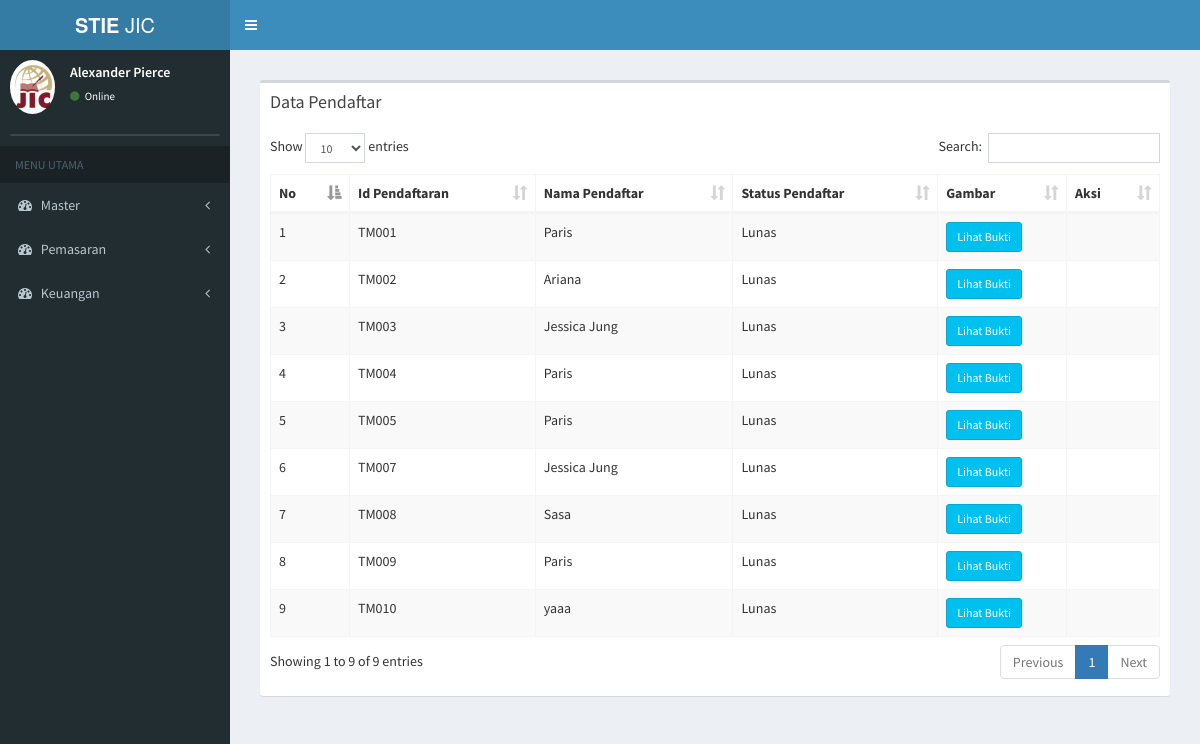
/index.php/finance/data_lunas, run on an earlier commit of the app's database.
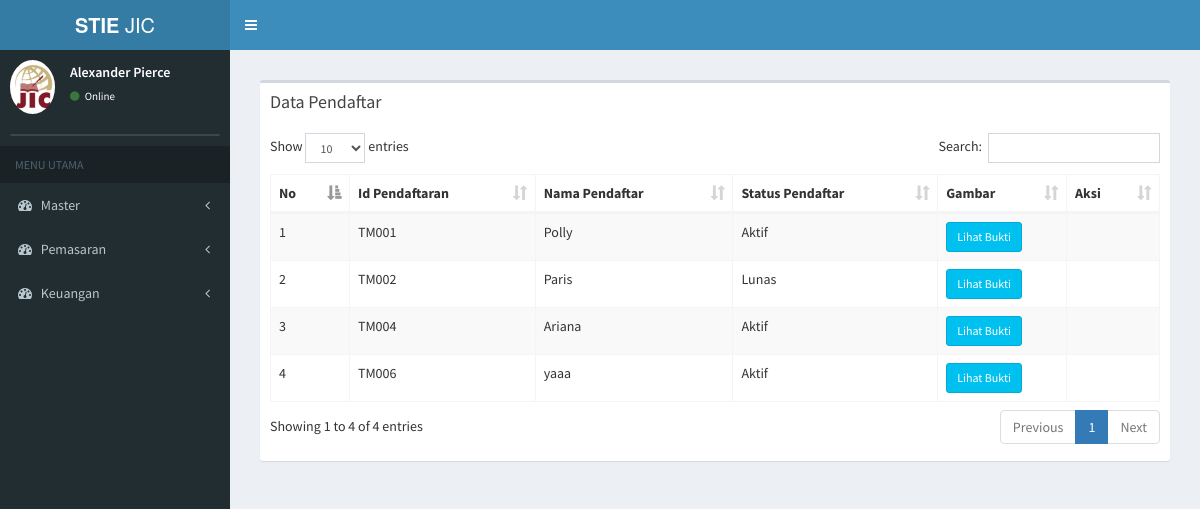
And on a later commit of the database.
### tables this page shows
CREATE TABLE `tb_pendaftaran` (
  `id_pendaftaran` varchar(6) NOT NULL,
  `tanggal_pendaftaran` date NOT NULL,
  `nama_pendaftar` varchar(50) NOT NULL,
  `jk_pendaftar` varchar(20) NOT NULL,
  `id_sekolah2` varchar(6) NOT NULL,
  `jurusan` varchar(20) NOT NULL,
  `alamat` varchar(100) NOT NULL,
  `email` varchar(30) NOT NULL,
  `no_telp` varchar(15) NOT NULL,
  `waktu` varchar(10) NOT NULL,
  `status_bayar` varchar(20) NOT NULL,
  `id_prodi2` varchar(6) NOT NULL,
  `sumber` varchar(30) NOT NULL,
  `ibu_kandung` varchar(30) NOT NULL,
  `bukti_transfer` text NOT NULL,
  `agama` varchar(10) NOT NULL,
  `id_du2` varchar(6) NOT NULL,
  `f1` text NOT NULL,
  `f2` text NOT NULL,
  `f3` text NOT NULL,
  `notes` text NOT NULL,
  `tanggal_konfirmasi` date NOT NULL,
  `sgs` varchar(20) NOT NULL
);

### application/controllers/finance.php (called while the page is built, shortened)
<?php
class Finance extends CI_Controller {
	public function __construct()
	{
		$this->load->model('finance_model');
	}
	public function data_lunas()
	{
		$data['main_view'] = 'Finance/data_lunas_view';
		$data['mahasiswa'] = $this->finance_model->data_lunas();
		$this->load->view('template', $data);
	}
}

### index.php (called while the page is built, shortened)
<?php
require_once BASEPATH.'core/CodeIgniter.php';

### application/models/finance_model.php (called while the page is built, shortened)
<?php
class Finance_model extends CI_Model {
  public function data_lunas(){
    $query = $this->db->query("SELECT * FROM tb_pendaftaran WHERE status_bayar = 'Lunas' OR status_bayar = 'Aktif'")->result();
    return $query;
  }
}

### application/views/Finance/data_lunas_view.php (the view, shortened to what this page needs)
<section class="content">
      <div class="row">
        <div class="col-xs-12">
          <div class="box">
            <div class="box-header">
              <h3 class="box-title">Data Pendaftar</h3>
            </div>
            <div class="box-body">
              <table id="example1" class="table table-bordered table-striped">
                <thead>
                <tr>
                  <th>No</th>
                  <th>Id Pendaftaran</th>
                  <th>Nama Pendaftar</th>
                  <th>Status Pendaftar</th>
                  <th>Gambar</th>
                  <th>Aksi</th>
                </tr>
                </thead>
                <tbody>
                <?php
                $no = 0;
                foreach ($mahasiswa as $data) {
                  echo '
                <tr>
                  <td>'.++$no.'</td>
                  <td name="id_pendaftaran">'.$data->id_pendaftaran.'
                  </td>
                  <td>'.$data->nama_pendaftar.'</td>
                  <td>'.$data->status_bayar.'</td>
                  <td> <a href="'.base_url('uploads/'.$data->bukti_transfer).'" class="btn btn-info btn-sm" target="_blank">Lihat Bukti</a>
                  </td>
                  <td>
                ' ;
              }
              ?>
                </tbody>
              </table>
            </div>
          </div>
        </div>
      </div>
    </section>

What changed in the data, as far as the page shows it:
no longer on this page (row edited): tb_pendaftaran: id_pendaftaran "TM003", nama_pendaftar "Jessica Jung", status_bayar "Lunas"
no longer on this page (row edited): tb_pendaftaran: id_pendaftaran "TM005", nama_pendaftar "Paris", status_bayar "Lunas"
no longer on this page (row edited): tb_pendaftaran: id_pendaftaran "TM007", nama_pendaftar "Jessica Jung", status_bayar "Lunas"
removed tb_pendaftaran: id_pendaftaran "TM008", nama_pendaftar "Sasa", status_bayar "Lunas"
removed tb_pendaftaran: id_pendaftaran "TM009", nama_pendaftar "Paris", status_bayar "Lunas"
removed tb_pendaftaran: id_pendaftaran "TM010", nama_pendaftar "yaaa", status_bayar "Lunas"
changed tb_pendaftaran "TM001": nama_pendaftar "Paris" → "Polly"; status_bayar "Lunas" → "Aktif"
changed tb_pendaftaran "TM002": nama_pendaftar "Ariana" → "Paris"
changed tb_pendaftaran "TM004": nama_pendaftar "Paris" → "Ariana"; status_bayar "Lunas" → "Aktif"
added tb_pendaftaran: id_pendaftaran "TM006", nama_pendaftar "yaaa", status_bayar "Aktif"
Also different on the page:
text written by a page script: "Show entries Search: Showing 1 to 9 of 9 entries Previous 1 Next" → "Show entries Search: Showing 1 to 4 of 4 entries Previous 1 Next"
